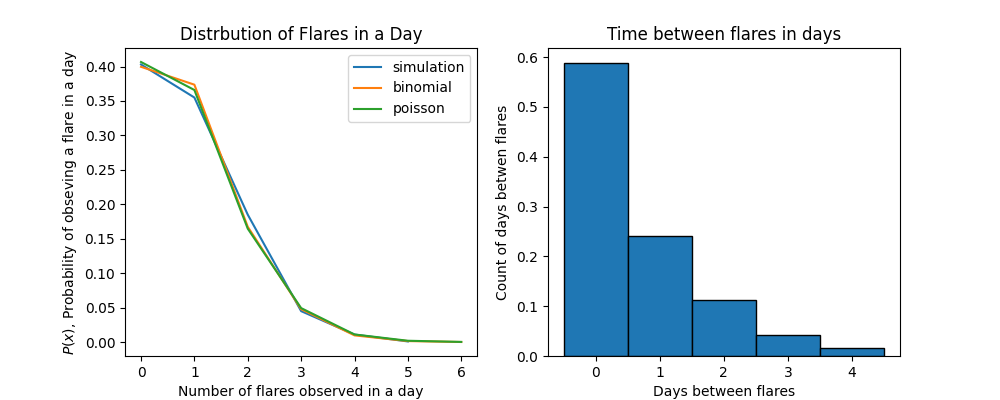

Generate this figure with Python:
import numpy as np
import matplotlib.pyplot as plt
import math

n_days = 1000
n_flares = 900
n_experiments = n_days
hours_in_day = 24 # 24 hrs/day

def calculate_prob_flare_per_hour(n_flares:int, n_days: int) -> float:
    '''
    Use a random number generator to create a dataset that simulates the following result.
    Every hour, the number of x-ray flares is tabulated.
    It is found that over 1,000 days,
    900 flares occurred so that the average probability of a flare in a given hour is 900/(1000⋅24).  

    arg1 n_flares: number of flares observed 
    arg2 n_days: number of days   
    '''
    p_h = n_flares / (n_days * hours_in_day)
    print(f"Probability of a flare happening within 24 hour window: {p_h *100}%")
    return p_h # Day times 24


def get_number_of_flares_per_day(n: int,  p: float, n_days: int) -> np.array:
    '''
    24 hourly trials in one day, with a probability of a flare occuring per hour, p
    arg1 n: number of trials, 24 hours
    arg2 p: probability of a flare occuring in an hour
    arg3 n_days: number of days
    '''
    
    return np.random.binomial(n, p, n_days)

def p_s(data: np.array)-> None:
    '''
    P_s(x) the probability of x flare events occurring per day for the Simulated dataset

    arg1 p = probability of a flare occuring in an hour
    '''

    counts = np.unique(data)

    results = {i: 0  for i in range(counts.size)}

    for c in counts:
        results[c] = np.count_nonzero(data == c)/ n_days

    return results


def p_p(x:int, n: int, p: float)-> None:
    '''
    P(x) = ((\\lambda * t)^x *e^(-\\lambda * t)) / x!

    t = n * dt
    \\lambda = p / dt

    dt = 1 hour, n = 24 trials

    t = 24
    \\lambda = p
    \\lambda * t =  p * t

    P(x) = ((p * t)^x * e^(p * t)) / x!

    arg3 p = probability of a flare occuring in an hour
    '''
    return (((p* n)**x) * math.exp(-p * n) )/ math.factorial(x)

def p_b(x:int , n: int, p: float)-> None:
    '''
    P_B(x) expected from the Binomial distribution, from which the Poisson distribution was derived.
    The Poisson distribution is discrete therefore we will use the discrete binomial distribution
    For n trials, the probability of successess is given bth the Binomial distribution:
    P(x) = (n x) p^x (1-p)^(n-x)
    
    arg1 x: number of flares a day
    arg2 n: number of trials, 24 hours
    arg3 p: probability of a flare occuring in an hour
    '''
    return math.factorial(n) / (math.factorial(x) * math.factorial(n-x)) * p**x * (1-p) ** (n-x)


def q1(data: np.array,n: int, p: float, ax: plt.axes.Axes)->None:
    '''
    Plot
    a. P_S(x), the probability of x flare events occurring per day for the Simulated dataset
    b. P_P(x) expected from the equation above using the value of λ computed based on the Poisson distribution equation above
    c. P_B(x) expected from the Binomial distribution, from which the Poisson distribution was derived.

    arg1 data: recorded number of flare per day, size of n_days
    arg2 n: number of trials, 24 hours
    arg3 p: probability of a flare occuring in an hour
    arg4 ax: ax to plot results
    '''
    
    Ps = p_s(data)
    xs = np.arange(np.unique(data).size + 1)

    Pb = [p_b(x, n, p)  for x in xs]
    Pp = [p_p(x, n, p)  for x in xs]
    

    ax.plot(list(Ps.keys()), list(Ps.values()), label = "simulation")
    ax.plot(xs,Pb, label = "binomial")
    ax.plot(xs, Pp, label = "poisson")
    
    ax.set_title("Distrbution of Flares in a Day")
    ax.set_ylabel(r"$P(x)$, Probability of obseving a flare in a day")
    ax.set_xlabel("Number of flares observed in a day")
    ax.legend()



def q2(data: np.array, n_days: int, ax: plt.axes.Axes)-> None:
    '''
    From your dataset, derive a new dataset, the time between flares, and plot a histogram of the time between flares

    arg1 data: recorded number of flare per day, size of n_days
    arg2 n_days: number of days
    arg3 ax: ax to plot results
    '''
    zero_counter = 0

    time_between_flares_in_days = np.array([], dtype=int)

    for day in range(n_days):
        if data[day] != 0:
            time_between_flares_in_days = np.append(time_between_flares_in_days, zero_counter )
            zero_counter  = 0
        else:
            zero_counter +=1

    ax.hist(time_between_flares_in_days, bins = np.unique(data), density = True, edgecolor='black',  align='left')

    ax.set_title("Time between flares in days")
    ax.set_xlabel("Days between flares")
    ax.set_ylabel("Count of days betwen flares")

def main():

    fig, (ax1, ax2) = plt.subplots(1,2, figsize = (10,4))

    p_h = calculate_prob_flare_per_hour(n_flares, n_days)
    data = get_number_of_flares_per_day(hours_in_day, p_h, n_days)

    q1(data, hours_in_day, p_h, ax1)
    q2(data, n_days, ax2)

    plt.savefig("HW3_1/HW3_1.png")
    plt.show()

if __name__ == "__main__":
    main()
